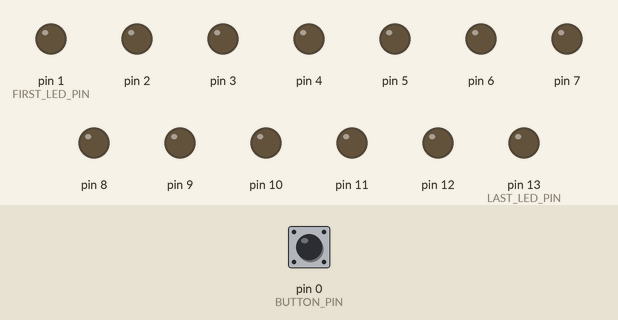
Recording of a sketch running on a simulated Arduino Uno, built with avr-gcc and run on an emulated ATmega328P. Parts: output pins drawn as LEDs (lit = HIGH). Dashed ring = blinking. The inputs (shaded band) are chosen by the test bench; at power-on: pin 0 (BUTTON_PIN) LOW.

Above: at 1.2 s.
1.3 s: pin 0 (BUTTON_PIN) pulled HIGH for 0.15 s
At 1.54 s:
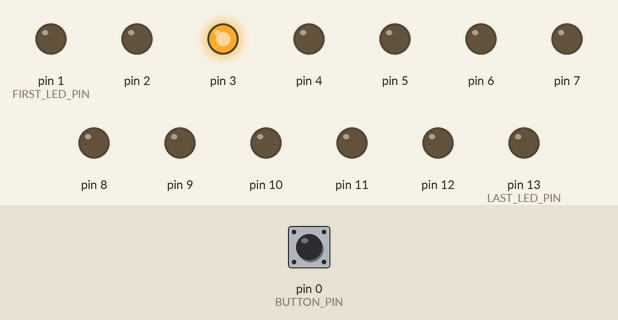
4.3 s: pin 0 (BUTTON_PIN) pulled HIGH for 1 s
At 5.34 s:
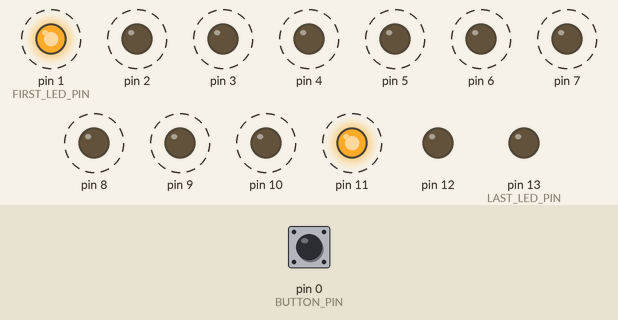
7.3 s: pin 0 (BUTTON_PIN) pulled HIGH for 3.2 s
At 7.44 s:
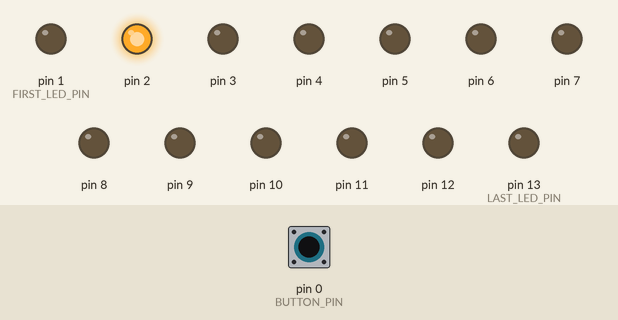
12.0 s: pin 0 (BUTTON_PIN) pulsed HIGH 2 times (0.12 s each, 0.3 s apart)
At 12.35 s:
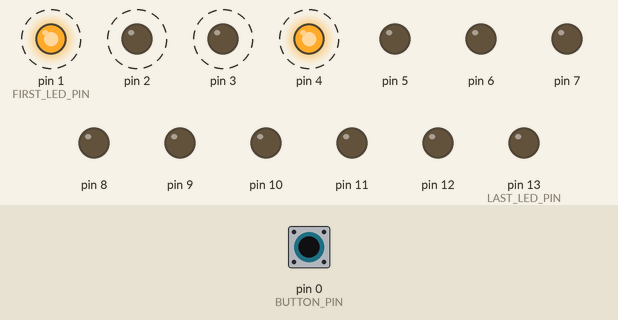
Timing chart, 0 to 15.1 s (numbered marks = the images above; inputs shaded):
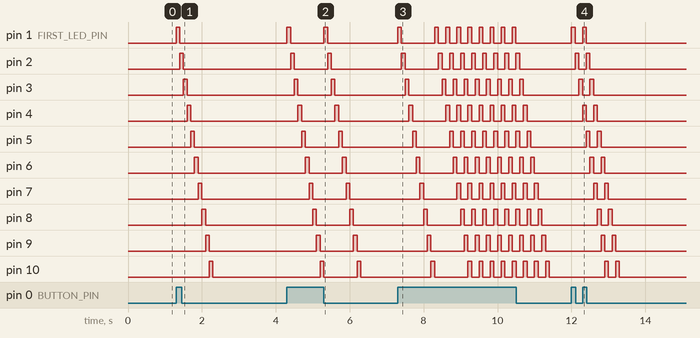

The sketch:

wave.ino
```cpp
#include "button.h"

constexpr int BUTTON_PIN = 0;
constexpr int FIRST_LED_PIN = 1;
constexpr int LAST_LED_PIN = 13;

constexpr int MAX_WAVES = 32;
constexpr unsigned long NO_WAVE = 0;
constexpr unsigned long WAVE_STEP_MS = 100;
constexpr int WAVE_MAX_STEPS = 13;


Button triggerButton(BUTTON_PIN);
unsigned long waveStartTimes[MAX_WAVES];
unsigned long wavesPerStep[WAVE_MAX_STEPS];

unsigned long lastWaveSteps[MAX_WAVES];

void registerNewWave(unsigned long timestamp) {
    unsigned long targetTime = (timestamp == NO_WAVE) ? 1 : timestamp;
    for (int i = 0; i < MAX_WAVES; ++i) {
        if (waveStartTimes[i] == NO_WAVE) {
            waveStartTimes[i] = targetTime;
            lastWaveSteps[i] = 0;

            int pinToActivate = FIRST_LED_PIN;
            digitalWrite(pinToActivate, HIGH);
            ++wavesPerStep[0];
            break;
        }
    }
}

void clearStep(int step) {
    if (step < 0 || step >= WAVE_MAX_STEPS) return;

    int pinToDeactivate = FIRST_LED_PIN + step;
    if (wavesPerStep[step] > 0) {
        --wavesPerStep[step];
    }
    digitalWrite(pinToDeactivate, wavesPerStep[step] != 0);
}

void updateWaves(unsigned long current_time) {
    for (int i = 0; i < MAX_WAVES; ++i) {
        if (waveStartTimes[i] == NO_WAVE) {
            continue;
        }

        unsigned long elapsed = current_time - waveStartTimes[i];
        unsigned long activeStep = elapsed / WAVE_STEP_MS;

        if (activeStep < WAVE_MAX_STEPS) {
            // ONLY run this logic if the wave has transitioned to a new step
            if (activeStep == lastWaveSteps[i]) continue;

            clearStep(lastWaveSteps[i]);

            lastWaveSteps[i] = activeStep;
            int pinToActivate = FIRST_LED_PIN + activeStep;
            digitalWrite(pinToActivate, HIGH);
            ++wavesPerStep[activeStep];
        } else {
            // Wave finished: clear the final step and retire the wave
            clearStep(lastWaveSteps[i]);
            waveStartTimes[i] = NO_WAVE;
            lastWaveSteps[i] = 0;
        }
    }
}

void setup() {
    pinMode(BUTTON_PIN, INPUT);
    for (int pin = FIRST_LED_PIN; pin <= LAST_LED_PIN; ++pin) {
        pinMode(pin, OUTPUT);
        digitalWrite(pin, LOW);
    }

    for (int i = 0; i < MAX_WAVES; ++i) {
        waveStartTimes[i] = NO_WAVE;
        lastWaveSteps[i] = 0;
    }

    for (int i = 0; i < WAVE_MAX_STEPS; ++i) {
        wavesPerStep[i] = 0;
    }
}

void loop() {
    unsigned long now = millis();

    if (triggerButton.SignalsAction(now)) {
        registerNewWave(now);
    }

    updateWaves(now);
}
```

button.h
```cpp
constexpr unsigned int AUTOREPEAT_DELAY_MS = 1000;     // how long before button starts to perform periodic updates [ms]
constexpr unsigned int AUTOREPEAT_INTERVAL_MS = 300;   // delay between consecutive periodic updates [ms]
constexpr unsigned int JITTER_SPAN_MS = 25;

constexpr int ON = 1;
constexpr int OFF = 0;

enum ButtonState { BTN_OFF, BTN_ON, BTN_AUTOREPEAT};

class Button {
    public:
        Button(int input_pin) {
            BS = BTN_OFF;
            pin = input_pin;
            // pinMode(pin, INPUT);
        }

        bool SignalsAction(unsigned long timestamp) {
            bool isSignalOn = false;

            if (Jitters(timestamp)) {
                return false;
            }

            if (digitalRead(pin) == ON) {
                isSignalOn = OnPressDown(timestamp);
            } else {
                OnRelease(timestamp);
            }

            return isSignalOn;
        }

        int GetPin() {
            return pin;
        }

    private:
        int pin;
        ButtonState BS;

        unsigned long time_when_pressed = 0;
        unsigned long time_of_last_action = 0;
        unsigned long time_when_released = 0;

        bool OnPressDown(unsigned long timestamp) {
            switch (BS) {
                case BTN_OFF:
                    return ActivateButton(timestamp);

                case BTN_ON:
                    return WaitForAutorepeat(timestamp);

                case BTN_AUTOREPEAT:
                    return Autorepeat(timestamp);
            }

            return false;
        }

        void OnRelease(unsigned long timestamp) {
            if (BS != BTN_OFF) {
                time_when_released = timestamp;
                BS = BTN_OFF;
            }
        }

        bool Jitters(unsigned long timestamp) {
            if (BS == BTN_OFF) {
                return timestamp - time_when_released < JITTER_SPAN_MS;
            } else {
                return timestamp - time_when_pressed < JITTER_SPAN_MS;
            }
        }

        bool ActivateButton(unsigned long timestamp) {
            BS = BTN_ON;
            time_when_pressed = timestamp;

            return true;
        }

        bool WaitForAutorepeat(unsigned long timestamp) {
            if (timestamp - time_when_pressed >= AUTOREPEAT_DELAY_MS) {
                BS = BTN_AUTOREPEAT;
                time_of_last_action = timestamp;

                return true;
            }

            return false;
        }

        bool Autorepeat(unsigned long timestamp) {
            if (timestamp - time_of_last_action >= AUTOREPEAT_INTERVAL_MS) {
                time_of_last_action = timestamp;
                return true;
            }

            return false;
        }
};
```

Measured:
- after the input at 1.3 s, pin 1 (FIRST_LED_PIN): LOW → HIGH at once, → LOW 0.10 s later; pin 2: LOW → HIGH after 0.10 s, → LOW 0.10 s later; pin 3: LOW → HIGH after 0.20 s, → LOW 0.10 s later; pin 4: LOW → HIGH after 0.30 s, → LOW 0.10 s later; pin 5: LOW → HIGH after 0.40 s, → LOW 0.10 s later
- after the input at 4.3 s, pin 1 (FIRST_LED_PIN): alternates HIGH for 0.10 s and LOW for 0.90 s, 4 changes in all, then stays LOW, starting at once; pin 2: alternates HIGH for 0.10 s and LOW for 0.90 s, 4 changes in all, then stays LOW, starting after 0.10 s
- after the input at 7.3 s, pin 1 (FIRST_LED_PIN): goes HIGH 0.10 s, LOW 0.90 s, 7 × (HIGH 0.10 s, LOW 0.20 s), HIGH 0.10 s, then LOW, starting at once; pin 2: goes HIGH 0.10 s, LOW 0.90 s, 7 × (HIGH 0.10 s, LOW 0.20 s), HIGH 0.10 s, then LOW, starting after 0.10 s
- after the input at 12.0 s, pin 1 (FIRST_LED_PIN): alternates HIGH for 0.10 s and LOW for 0.20 s, 4 changes in all, then stays LOW, starting at once; pin 2: alternates HIGH for 0.10 s and LOW for 0.20 s, 4 changes in all, then stays LOW, starting after 0.10 s
